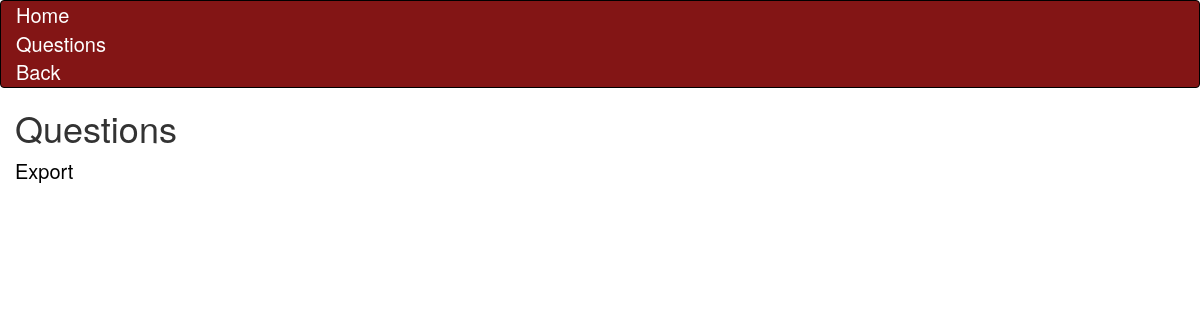
The page /questions/ on the database as committed earlier.
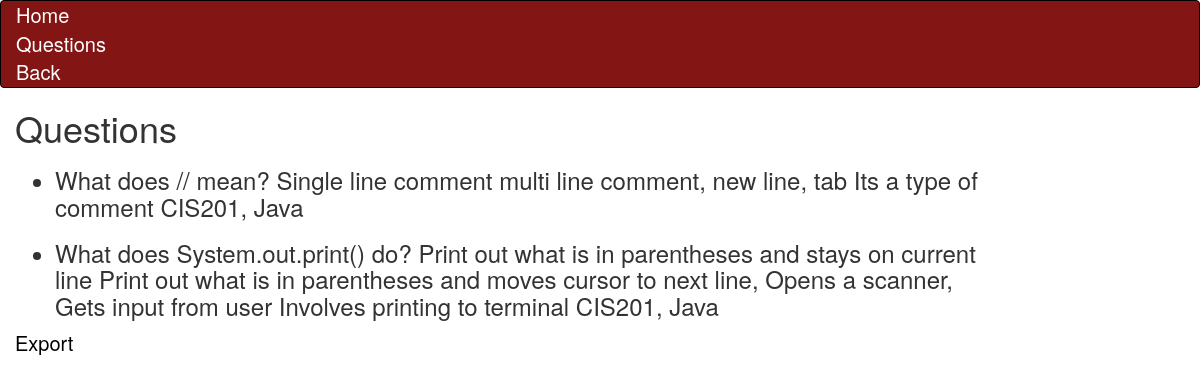
The same page on the database as committed later.
### quiz_home/models.py (models this page shows, shortened)
class fakeMultipleChoiceQuestion(models.Model):
    root = models.CharField(max_length=200)
    correct_answer = models.CharField(max_length=200)
    distractors = models.ManyToManyField(fakeDistractors)
    hint = models.CharField(max_length=100, blank=True, null=True)
    tags = models.ManyToManyField(fakeSubjectTags)

class fakeDistractors(models.Model):
    subject_name = models.CharField(max_length=100)
    def __str__(self):
        return self.subject_name

class fakeSubjectTags(models.Model):
    subject_name = models.CharField(max_length=100)
    def __str__(self):
        return self.subject_name

### quiz_home/views.py (the view)
# urls.py: path('questions/', views.questionPageView.as_view(), name = 'questionPage'),
class questionPageView(generic.ListView):
    model = fakeMultipleChoiceQuestion
    template_name = 'questionPage.html'

### quiz_home/templates/questionPage.html
{% extends "base_generic.html" %}
{% block content %}
<h1>Questions</h1>
    <ul>
    {% for question in fakemultiplechoicequestion_list %}
    <li>
      <p>
        <h3>{{question.root}} {{question.correct_answer}} {{ question.distractors.all|join:", " }} {{question.hint}} {{ question.tags.all|join:", " }} </h3>
      </p>
    </li>
    {% endfor %}
    </ul>
    <a href="{% url 'export_xcl'  %}">Export</a></p>
{% endblock %}

### quiz_home/templates/base_generic.html (shortened to what this page needs)
<!DOCTYPE html>
<html lang="en">
<head>
  <link rel="stylesheet" href="https://maxcdn.bootstrapcdn.com/bootstrap/3.3.7/css/bootstrap.min.css">
  {% load static %}
  <link rel="stylesheet" href="{% static 'css/styles.css' %}">
</head>
<body>
    <nav class="navbar navbar-expand-sm bg-light">
        <div class="container-fluid">
            <li class="nav-item">
                <a class="nav-link" href="{% url 'index' %}">Home</a>
            </li>
            <li class="nav-item">
                <a class="nav-link" href="{% url 'questionPage' %}">Questions</a>
            </li>
            <a href="{{ request.META.HTTP_REFERER }}" class="nav-link" class>Back</a>
        </div>
    </nav>
  <div class="col-sm-10 ">
  {% block content %}{% endblock %}
  </div>
</body>
</html>

### quiz_home/static/css/styles.css (style rules this page uses)
body { width: 100%; font-size: 20px; }
a { color: black; }
.nav-link { color: white; }
.nav-item { display:block; color:white; justify-content: center; width: 50%; }
.navbar { background-color: #831515; margin:0%; padding: 0%; border: 1px solid rgb(0, 0, 0); }

Rows that differ between the two databases and show on the page:
added fakeMultipleChoiceQuestion: root "What does // mean?", correct_answer "Single line comment", distractors.all "multi line comment, new line, tab", hint "Its a type of comment", tags.all "CIS201, Java"
added fakeMultipleChoiceQuestion: root "What does System.out.print() do?", correct_answer "Print out what is in parentheses and stays on current line", distractors.all "Print out what is in parentheses and moves cursor to next line, Opens a scanner, Gets input from user", hint "Involves printing to terminal", tags.all "CIS201, Java"
